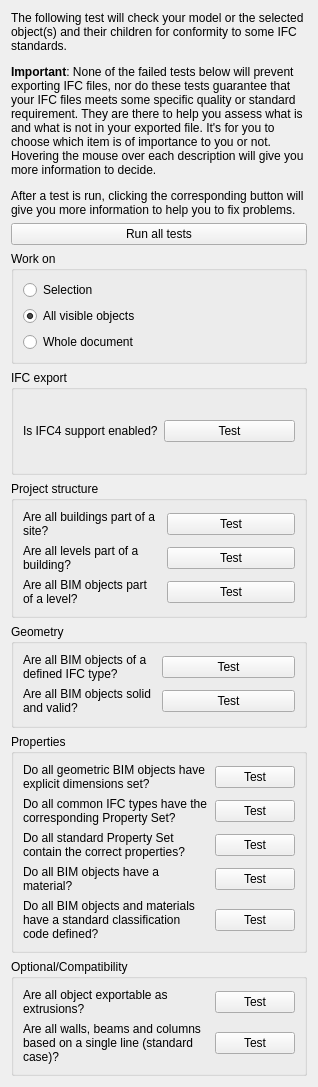
<?xml version="1.0" encoding="UTF-8"?>
<ui version="4.0">
 <class>Form</class>
 <widget class="QWidget" name="Form">
  <property name="geometry">
   <rect>
    <x>0</x>
    <y>0</y>
    <width>318</width>
    <height>1087</height>
   </rect>
  </property>
  <property name="windowTitle">
   <string>IFC Preflight</string>
  </property>
  <layout class="QVBoxLayout" name="verticalLayout">
   <item>
    <widget class="QLabel" name="label_7">
     <property name="text">
      <string>&lt;html&gt;&lt;head/&gt;&lt;body&gt;&lt;p&gt;The following test will check your model or the selected object(s) and their children for conformity to some IFC standards.&lt;/p&gt;&lt;p&gt;&lt;span style=&quot; font-weight:600;&quot;&gt;Important&lt;/span&gt;: None of the failed tests below will prevent exporting IFC files, nor do these tests guarantee that your IFC files meets some specific quality or standard requirement. They are there to help you assess what is and what is not in your exported file. It's for you to choose which item is of importance to you or not. Hovering the mouse over each description will give you more information to decide.&lt;/p&gt;&lt;p&gt;After a test is run, clicking the corresponding button will give you more information to help you to fix problems.&lt;/p&gt;&lt;/body&gt;&lt;/html&gt;</string>
     </property>
     <property name="wordWrap">
      <bool>true</bool>
     </property>
    </widget>
   </item>
   <item>
    <widget class="QPushButton" name="testAll">
     <property name="text">
      <string>Run all tests</string>
     </property>
    </widget>
   </item>
   <item>
    <widget class="QGroupBox" name="groupBox">
     <property name="title">
      <string>Work on</string>
     </property>
     <layout class="QVBoxLayout" name="verticalLayout_2">
      <item>
       <widget class="QRadioButton" name="getSelection">
        <property name="text">
         <string>Selection</string>
        </property>
       </widget>
      </item>
      <item>
       <widget class="QRadioButton" name="getVisible">
        <property name="text">
         <string>All visible objects</string>
        </property>
        <property name="checked">
         <bool>true</bool>
        </property>
       </widget>
      </item>
      <item>
       <widget class="QRadioButton" name="getAll">
        <property name="text">
         <string>Whole document</string>
        </property>
       </widget>
      </item>
     </layout>
    </widget>
   </item>
   <item>
    <widget class="QGroupBox" name="groupBox_6">
     <property name="title">
      <string>IFC export</string>
     </property>
     <layout class="QGridLayout" name="gridLayout_5">
      <item row="0" column="0">
       <widget class="QLabel" name="label_13">
        <property name="toolTip">
         <string>&lt;html&gt;&lt;head/&gt;&lt;body&gt;&lt;p&gt;IFC export in FreeCAD is performed by an open-source third-party library called IfcOpenShell. To be able to export to the newer IFC4 standard, IfcOpenShell must have been compiled with IFC4 support enabled.  This test will check if IFC4 support is available in your version of IfcOpenShell. If not, you will only be able to export IFC files in the older IFC2x3 standard. Note that some applications out there still have incomplete or inexistant IFC4 support, so in some cases IFC2x3 might still work better.&lt;/p&gt;&lt;/body&gt;&lt;/html&gt;</string>
        </property>
        <property name="text">
         <string>Is IFC4 support enabled?</string>
        </property>
        <property name="wordWrap">
         <bool>true</bool>
        </property>
       </widget>
      </item>
      <item row="0" column="1">
       <widget class="QPushButton" name="testIFC4">
        <property name="text">
         <string>Test</string>
        </property>
       </widget>
      </item>
     </layout>
    </widget>
   </item>
   <item>
    <widget class="QGroupBox" name="groupBox_2">
     <property name="title">
      <string>Project structure</string>
     </property>
     <layout class="QGridLayout" name="gridLayout">
      <item row="2" column="1">
       <widget class="QPushButton" name="testStoreys">
        <property name="text">
         <string>Test</string>
        </property>
       </widget>
      </item>
      <item row="1" column="0">
       <widget class="QLabel" name="label">
        <property name="toolTip">
         <string>&lt;html&gt;&lt;head/&gt;&lt;body&gt;&lt;p&gt;All IfcBuildingStorey (levels) elements are required to be inside an IfcBuilding element. This is a mandatory requirement of the IFC standard. When exporting your FreeCAD model to IFC, a default IfcBuilding will be created for all level objects (BuildingPart objects with their IFC role set as Building Storey)  found that are not inside a Building. However, it is best if you create that building yourself, so you have more control over its name and properties. This test is here to help you to find those levels without buildings.&lt;/p&gt;&lt;/body&gt;&lt;/html&gt;</string>
        </property>
        <property name="text">
         <string>Are all levels part of a building?</string>
        </property>
        <property name="wordWrap">
         <bool>true</bool>
        </property>
       </widget>
      </item>
      <item row="2" column="0">
       <widget class="QLabel" name="label_2">
        <property name="toolTip">
         <string>&lt;html&gt;&lt;head/&gt;&lt;body&gt;&lt;p&gt;All elements derived from IfcProduct (that is, all the BIM elements that compose your model)  are required to be inside an IfcBuildingStorey (level) element. This is a mandatory requirement of the IFC standard. When exporting your FreeCAD model to IFC, a default IfcBuildingStorey will be created for all BIM objects found that are not inside one already. However, it is best if you make sure yourself that all elements are correctly located inside a level, so you have more control over it. This test is here to help you to find those BIM objects without a level.&lt;/p&gt;&lt;/body&gt;&lt;/html&gt;</string>
        </property>
        <property name="text">
         <string>Are all BIM objects part of a level?</string>
        </property>
        <property name="wordWrap">
         <bool>true</bool>
        </property>
       </widget>
      </item>
      <item row="1" column="1">
       <widget class="QPushButton" name="testBuildings">
        <property name="text">
         <string>Test</string>
        </property>
       </widget>
      </item>
      <item row="0" column="0">
       <widget class="QLabel" name="label_8">
        <property name="toolTip">
         <string>&lt;html&gt;&lt;head/&gt;&lt;body&gt;&lt;p&gt;All IfcBuilding elements are required to be inside an IfcSite element. This is a mandatory requirement of the IFC standard. When exporting your FreeCAD model to IFC, a default IfcSite will be created for all Building objects found that are not inside a Site. However, it is best if you create that site yourself, so you have more control over its name and properties. This test is here to help you to find those buildings without sites.&lt;/p&gt;&lt;/body&gt;&lt;/html&gt;</string>
        </property>
        <property name="text">
         <string>Are all buildings part of a site?</string>
        </property>
        <property name="wordWrap">
         <bool>true</bool>
        </property>
       </widget>
      </item>
      <item row="0" column="1">
       <widget class="QPushButton" name="testSites">
        <property name="text">
         <string>Test</string>
        </property>
       </widget>
      </item>
     </layout>
    </widget>
   </item>
   <item>
    <widget class="QGroupBox" name="groupBox_3">
     <property name="title">
      <string>Geometry</string>
     </property>
     <layout class="QGridLayout" name="gridLayout_2">
      <item row="1" column="1">
       <widget class="QPushButton" name="testSolid">
        <property name="text">
         <string>Test</string>
        </property>
       </widget>
      </item>
      <item row="1" column="0">
       <widget class="QLabel" name="label_5">
        <property name="toolTip">
         <string>&lt;html&gt;&lt;head/&gt;&lt;body&gt;&lt;p&gt;Although it is not a requirement for IFC objects to have fully clean and solid geometry (and you will more than often find IFC files with bad geometry out there, oh boy if you find!), it is of course better if they do. You will reduce chances of problems with other applications, and after all, in real life, all objects have solid shapes.&lt;/p&gt;&lt;p&gt;FreeCAD has a lot of tools to check for geometry quality, and most parametric objects, including BIM objects, will usually warn you if their geometry becomes unclean or not solid at some point. This test makes sure everything is OK.&lt;/p&gt;&lt;/body&gt;&lt;/html&gt;</string>
        </property>
        <property name="text">
         <string>Are all BIM objects solid and valid?</string>
        </property>
        <property name="wordWrap">
         <bool>true</bool>
        </property>
       </widget>
      </item>
      <item row="0" column="0">
       <widget class="QLabel" name="label_6">
        <property name="text">
         <string>Are all BIM objects of a defined IFC type?</string>
        </property>
        <property name="wordWrap">
         <bool>true</bool>
        </property>
       </widget>
      </item>
      <item row="0" column="1">
       <widget class="QPushButton" name="testUndefined">
        <property name="text">
         <string>Test</string>
        </property>
       </widget>
      </item>
     </layout>
    </widget>
   </item>
   <item>
    <widget class="QGroupBox" name="groupBox_4">
     <property name="title">
      <string>Properties</string>
     </property>
     <layout class="QGridLayout" name="gridLayout_3">
      <item row="5" column="0">
       <widget class="QLabel" name="label_14">
        <property name="toolTip">
         <string>&lt;html&gt;&lt;head/&gt;&lt;body&gt;&lt;p&gt;Classification systems, such as UniClass or MasterFormat, or even your own custom system, are in some cases an important part of a building project. This test will ensure that all BIM objects and materials found in the model have their standardcode property dutifully filled.&lt;/p&gt;&lt;/body&gt;&lt;/html&gt;</string>
        </property>
        <property name="text">
         <string>Do all BIM objects and materials have a standard classification code defined?</string>
        </property>
        <property name="wordWrap">
         <bool>true</bool>
        </property>
       </widget>
      </item>
      <item row="0" column="1">
       <widget class="QPushButton" name="testQuantities">
        <property name="text">
         <string>Test</string>
        </property>
       </widget>
      </item>
      <item row="1" column="1">
       <widget class="QPushButton" name="testCommonPsets">
        <property name="text">
         <string>Test</string>
        </property>
       </widget>
      </item>
      <item row="1" column="0">
       <widget class="QLabel" name="label_4">
        <property name="toolTip">
         <string>&lt;html&gt;&lt;head/&gt;&lt;body&gt;&lt;p&gt;The IFC standard offers standard, predefined property sets for many object types. for example, the property set Pset_WallCommon contains properties that the IFC standard thinks all walls should have. This test will check that all BIM objects have the right propery set, if availalbe.&lt;/p&gt;&lt;p&gt;&lt;br/&gt;&lt;/p&gt;&lt;p&gt;Note that this is by no means a formal requirement, and these will inflate the size of your IFC file consequently. We suggest you add standard properrt sets only if you are actually using any of them.&lt;/p&gt;&lt;/body&gt;&lt;/html&gt;</string>
        </property>
        <property name="text">
         <string>Do all common IFC types have the corresponding Property Set?</string>
        </property>
        <property name="wordWrap">
         <bool>true</bool>
        </property>
       </widget>
      </item>
      <item row="0" column="0">
       <widget class="QLabel" name="label_3">
        <property name="toolTip">
         <string>&lt;html&gt;&lt;head/&gt;&lt;body&gt;&lt;p&gt;IFC objects have a geometry representation, which defines the shape of the object, but can also have some or their dimensions, such as height, width or area, explicitely stated. TThis is very useful for BIM applications that don't process the geometry, such as spreadhseets. Those applications are still able to get and estimate quantities fromIFC objects without the need to analyze the geometry.&lt;/p&gt;&lt;p&gt;&lt;br/&gt;&lt;/p&gt;&lt;p&gt;It is also a possibility for errors (or even fraud), as nothing guarantes that those explicitely stated dimensions match what is inside the geometry.&lt;/p&gt;&lt;p&gt;&lt;br/&gt;&lt;/p&gt;&lt;p&gt;This test will find any BIM object that has available dimension properties such as width or height, for example walls and structures, but such properties are not marked for explicit export to IFC.&lt;/p&gt;&lt;/body&gt;&lt;/html&gt;</string>
        </property>
        <property name="text">
         <string>Do all geometric BIM objects have explicit dimensions set?</string>
        </property>
        <property name="wordWrap">
         <bool>true</bool>
        </property>
       </widget>
      </item>
      <item row="3" column="0">
       <widget class="QLabel" name="label_9">
        <property name="toolTip">
         <string>&lt;html&gt;&lt;head/&gt;&lt;body&gt;&lt;p&gt;Although there is no requirement for IFC objects to have a material defined, in the real world, it is an important layer of information to be added to you model. This test will find BIM objects without a material defined.&lt;/p&gt;&lt;p&gt;If a BIM object is exported without a material, it will nevertheless be assigned an IfcSurfaceStyle, which will be created from the object color. Some BIM applications actually disregard materials, and only consider the suface style of an object. No IfcMaterial will be attributed to that object.&lt;/p&gt;&lt;p&gt;If a BIM object has a material defined, a surface style will still be created (an IfcMaterial too) but its surface style will take the same name and properties as the material, thus giving more consistency to your file, no matter what other BIM consider, surface style, materla, or both.&lt;/p&gt;&lt;/body&gt;&lt;/html&gt;</string>
        </property>
        <property name="text">
         <string>Do all BIM objects have a material?</string>
        </property>
        <property name="wordWrap">
         <bool>true</bool>
        </property>
       </widget>
      </item>
      <item row="3" column="1">
       <widget class="QPushButton" name="testMaterials">
        <property name="text">
         <string>Test</string>
        </property>
       </widget>
      </item>
      <item row="2" column="0">
       <widget class="QLabel" name="label_12">
        <property name="toolTip">
         <string>&lt;html&gt;&lt;head/&gt;&lt;body&gt;&lt;p&gt;Even if a BIM object has a standard property set for its type attributed, there is no guarantee that this property set still contains or only contains all the properties that the IFC standard has defined for that set. They might have been modified after the property set has been added.&lt;/p&gt;&lt;p&gt;&lt;br/&gt;&lt;/p&gt;&lt;p&gt;This test will check that all standard property sets found throughout the model contain all and only the properties specified in the standard definition.&lt;/p&gt;&lt;/body&gt;&lt;/html&gt;</string>
        </property>
        <property name="text">
         <string>Do all standard Property Set contain the correct properties?</string>
        </property>
        <property name="wordWrap">
         <bool>true</bool>
        </property>
       </widget>
      </item>
      <item row="2" column="1">
       <widget class="QPushButton" name="testPsets">
        <property name="text">
         <string>Test</string>
        </property>
       </widget>
      </item>
      <item row="5" column="1">
       <widget class="QPushButton" name="testStandards">
        <property name="text">
         <string>Test</string>
        </property>
       </widget>
      </item>
     </layout>
    </widget>
   </item>
   <item>
    <widget class="QGroupBox" name="groupBox_5">
     <property name="title">
      <string>Optional/Compatibility</string>
     </property>
     <layout class="QGridLayout" name="gridLayout_4">
      <item row="0" column="1">
       <widget class="QPushButton" name="testExtrusions">
        <property name="text">
         <string>Test</string>
        </property>
       </widget>
      </item>
      <item row="0" column="0">
       <widget class="QLabel" name="label_10">
        <property name="toolTip">
         <string>&lt;html&gt;&lt;head/&gt;&lt;body&gt;&lt;p&gt;The geometry of IFC objects can be defined in a large number of ways, such as extrusions, subtractions, revolutions, or even faceted objects.&lt;/p&gt;&lt;p&gt;&lt;br/&gt;&lt;/p&gt;&lt;p&gt;However, extrusions of flat shapes, which is the most basic and common type, often offer advantages over other types in other BIM applications.&lt;/p&gt;&lt;p&gt;&lt;br/&gt;&lt;/p&gt;&lt;p&gt;This test will find any object that cannot be exported to IFC as an extrusion, or as a shared extrusion (clone).&lt;/p&gt;&lt;/body&gt;&lt;/html&gt;</string>
        </property>
        <property name="text">
         <string>Are all object exportable as extrusions?</string>
        </property>
        <property name="wordWrap">
         <bool>true</bool>
        </property>
       </widget>
      </item>
      <item row="1" column="0">
       <widget class="QLabel" name="label_11">
        <property name="toolTip">
         <string>&lt;html&gt;&lt;head/&gt;&lt;body&gt;&lt;p&gt;Walls, columns and beams in FreeCAD can be constructed in a wide number of ways. But some simpler BIM applications might have difficulties with walls that are not of the most simple type, that is, a single, straight piece of wall (which correspond to the IfcWallStandardCase type) or beams and columns that are not based on a straight extrusion of a flat profile (BeamStandardCase, ColumnStandardCase)&lt;/p&gt;&lt;p&gt;This test will find any wall which is not such a standard case.&lt;/p&gt;&lt;p&gt;&lt;span style=&quot; font-weight:600;&quot;&gt;Note&lt;/span&gt;: At the moment, BIM objects that meet the requirements to be of a standard case, are still exported as IfcWall, IfcBeam, IfcColumn.&lt;/p&gt;&lt;/body&gt;&lt;/html&gt;</string>
        </property>
        <property name="text">
         <string>Are all walls, beams and columns based on a single line (standard case)?</string>
        </property>
        <property name="wordWrap">
         <bool>true</bool>
        </property>
       </widget>
      </item>
      <item row="1" column="1">
       <widget class="QPushButton" name="testStandardCases">
        <property name="text">
         <string>Test</string>
        </property>
       </widget>
      </item>
     </layout>
    </widget>
   </item>
  </layout>
 </widget>
 <resources/>
 <connections/>
</ui>
